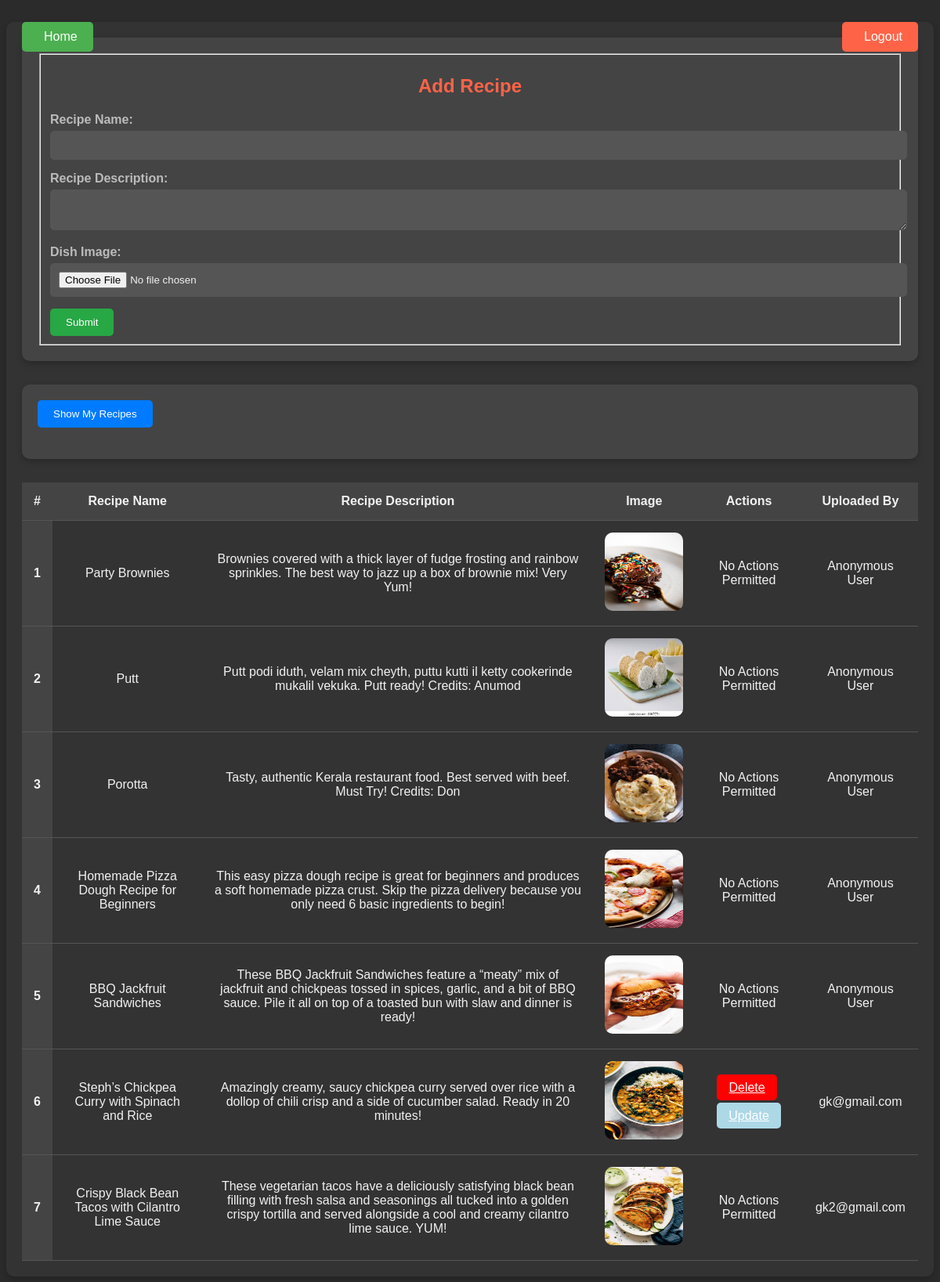
Page /recipes/ (signed in) on the committed database.
### vege/models.py (models this page shows)
class Recipe(models.Model):
    user = models.ForeignKey(User, on_delete=models.SET_NULL, null=True, blank=True)
    recepe_name = models.CharField(max_length=200)
    recipe = models.TextField()
    photo = models.ImageField(upload_to="recipeImages")

### vege/views.py (the view, shortened to what this page needs)
# urls.py: path('recipes/',recipes,name='recipes'),
@login_required(login_url='/login/')
def recipes(request):
    queryset = Recipe.objects.all()
    if request.method == 'GET':
        show_all = request.GET.get('toggle') != 'user'
        if show_all:
            queryset = Recipe.objects.all()
        else:
            queryset = Recipe.objects.filter(user=request.user)
    context = {'recipes': queryset, 'show_all': show_all}
    return render(request, "recipes.html", context)

### vege/templates/recipes.html (shortened to what this page needs)
<!DOCTYPE html>
<html lang="en">
<head>
</head>
<body>
    <a href="/" class="home-button">
         Home
    </a>
    <a href="/logout/" class="logout-button">
         Logout
    </a>
    <div class="container">
        <form method="post" enctype="multipart/form-data">
            <fieldset>
                <h2>Add Recipe</h2>
                <div class="mb-3">
                    <label class="form-label">Recipe Name:</label>
                    <input name="recipe_name" required type="text" class="form-control">
                </div>
                <div class="mb-3">
                    <label class="form-label">Recipe Description:</label>
                    <textarea name="recipe_desc" required class="form-control"></textarea>
                </div>
                <div class="mb-3">
                    <label class="form-label">Dish Image:</label>
                    <input name="dish_img" type="file" class="form-control">
                </div>
                <button type="submit" class="btn">Submit</button>
            </fieldset>
        </form>
        <form method="get">
            <button type="submit" name="toggle" value="{% if show_all %}user{% else %}all{% endif %}" class="toggle-btn">
                {% if show_all %}
                    Show My Recipes
                {% else %}
                    Show All Recipes
                {% endif %}
            </button>
        </form>
        <table class="table">
            <thead>
              <tr>
                <th scope="col">#</th>
                <th scope="col">Recipe Name</th>
                <th scope="col">Recipe Description</th>
                <th scope="col">Image</th>
                <th scope="col">Actions</th>
                <th scope="col">Uploaded By</th>
              </tr>
            </thead>
            <tbody>
              {% for ele in recipes %}
              <tr>
                <th scope="row">{{forloop.counter}}</th>
                <td>{{ele.recepe_name}}</td>
                <td>{{ele.recipe}}</td>
                <td>
                    <img src="/media/{{ele.photo}}" alt="Recipe Image">
                </td>
                {% if ele.user == request.user %}
                <td>
                    <a href="/del_recipe/{{ele.id}}" class="btn btn-danger-outline" style="background-color: red;">Delete</a><br><br>
                    <a href="/update_recipe/{{ele.id}}" class="btn btn-danger-outline" style="background-color: lightblue;">Update</a>
                </td>
                {% else %}
                <td>No Actions Permitted</td>
                {% endif %}
                {% if ele.user %}
                    <td>{{ele.user}}</td>
                {% else %}
                    <td>Anonymous User</td>
                {% endif %}
              </tr>
              {% endfor %}
            </tbody>
          </table>
    </div>
</body>
</html>

### vege/templates/recipes.html (style rules this page uses)
body { font-family: 'Arial', sans-serif; background-color: #2b2b2b; color: #f1f1f1; display: flex; justify-content: center; align-items: center; flex-direction: column; padding: 20px; animation: fadeIn 2s ease-in-out; position: relative; }
.container { width: 100%; max-width: 1200px; background-color: #333; padding: 20px; box-shadow: 0 4px 8px rgba(0, 0, 0, 0.2); border-radius: 10px; animation: slideInFromBottom 1s ease-out; }
.home-button { position: absolute; top: 20px; left: 20px; background-color: #4CAF50; color: white; padding: 10px 20px; font-size: 1em; border: none; border-radius: 5px; cursor: pointer; display: flex; align-items: center; text-decoration: none; transition: background-color 0.3s ease; }
.logout-button { position: absolute; top: 20px; right: 20px; background-color: #ff6347; color: white; padding: 10px 20px; font-size: 1em; border: none; border-radius: 5px; cursor: pointer; display: flex; align-items: center; text-decoration: none; transition: background-color 0.3s ease; }
form { background-color: #444; padding: 20px; border-radius: 10px; box-shadow: 0 4px 8px rgba(0, 0, 0, 0.2); margin-bottom: 30px; animation: growIn 1s ease-out; }
h2 { text-align: center; color: #ff6347; margin-bottom: 20px; }
.form-label { font-weight: bold; color: #bbb; }
.form-control { width: 100%; padding: 10px; margin-top: 5px; margin-bottom: 15px; border-radius: 5px; border: 1px solid #555; background-color: #555; color: #f1f1f1; transition: border-color 0.3s ease; }
.btn { background-color: #28a745; color: white; padding: 10px 20px; border: none; border-radius: 5px; cursor: pointer; transition: background-color 0.3s ease, transform 0.3s ease; }
.table { width: 100%; border-collapse: collapse; margin-top: 20px; animation: fadeIn 2s ease-in-out; }
.table th, .table td { padding: 15px; text-align: center; border-bottom: 1px solid #555; }
.table th { background-color: #444; color: #f1f1f1; animation: slideInFromTop 1s ease-out; }
.table td { background-color: #333; animation: slideInFromLeft 1s ease-out; }
.table img { height: 100px; width: 100px; border-radius: 10px; transition: transform 0.3s ease; }
.btn-danger-outline { padding: 8px 15px; color: white; border-radius: 5px; margin: 5px; cursor: pointer; transition: transform 0.3s ease; }
.btn-danger-outline:nth-child(1) { margin-right: 10px; }
.toggle-btn { margin-bottom: 20px; padding: 10px 20px; background-color: #007bff; color: white; border: none; border-radius: 5px; cursor: pointer; transition: background-color 0.3s ease, transform 0.3s ease; }

### rows in the picture
Recipe: recepe_name "Party Brownies", recipe "Brownies covered with a thick layer of fudge frosting and rainbow sprinkles. The best way to jazz up a box of brownie mix! Very Yum!", photo (picture), shows "No Actions Permitted", shows "Anonymous User"
Recipe: recepe_name "Putt", recipe "Putt podi iduth, velam mix cheyth, puttu kutti il ketty cookerinde mukalil vekuka. Putt ready! Credits: Anumod", photo (picture), shows "No Actions Permitted", shows "Anonymous User"
Recipe: recepe_name "Porotta", recipe "Tasty, authentic Kerala restaurant food. Best served with beef. Must Try! Credits: Don", photo (picture), shows "No Actions Permitted", shows "Anonymous User"
Recipe: recepe_name "Homemade Pizza Dough Recipe for Beginners", recipe "This easy pizza dough recipe is great for beginners and produces a soft homemade pizza crust. Skip the pizza delivery because you only need 6 basic ingredients to begin!", photo (picture), shows "No Actions Permitted", shows "Anonymous User"
Recipe: recepe_name "BBQ Jackfruit Sandwiches", recipe "These BBQ Jackfruit Sandwiches feature a “meaty” mix of jackfruit and chickpeas tossed in spices, garlic, and a bit of BBQ sauce. Pile it all on top of a toasted bun with slaw and dinner is ready!", photo (picture), shows "No Actions Permitted", shows "Anonymous User"
Recipe: recepe_name "Steph’s Chickpea Curry with Spinach and Rice", recipe "Amazingly creamy, saucy chickpea curry served over rice with a dollop of chili crisp and a side of cucumber salad. Ready in 20 minutes!", photo (picture), user "gk@gmail.com"
Recipe: recepe_name "Crispy Black Bean Tacos with Cilantro Lime Sauce", recipe "These vegetarian tacos have a deliciously satisfying black bean filling with fresh salsa and seasonings all tucked into a golden crispy tortilla and served alongside a cool and creamy cilantro lime sauce. YUM!", photo (picture), shows "No Actions Permitted", user "gk2@gmail.com"
